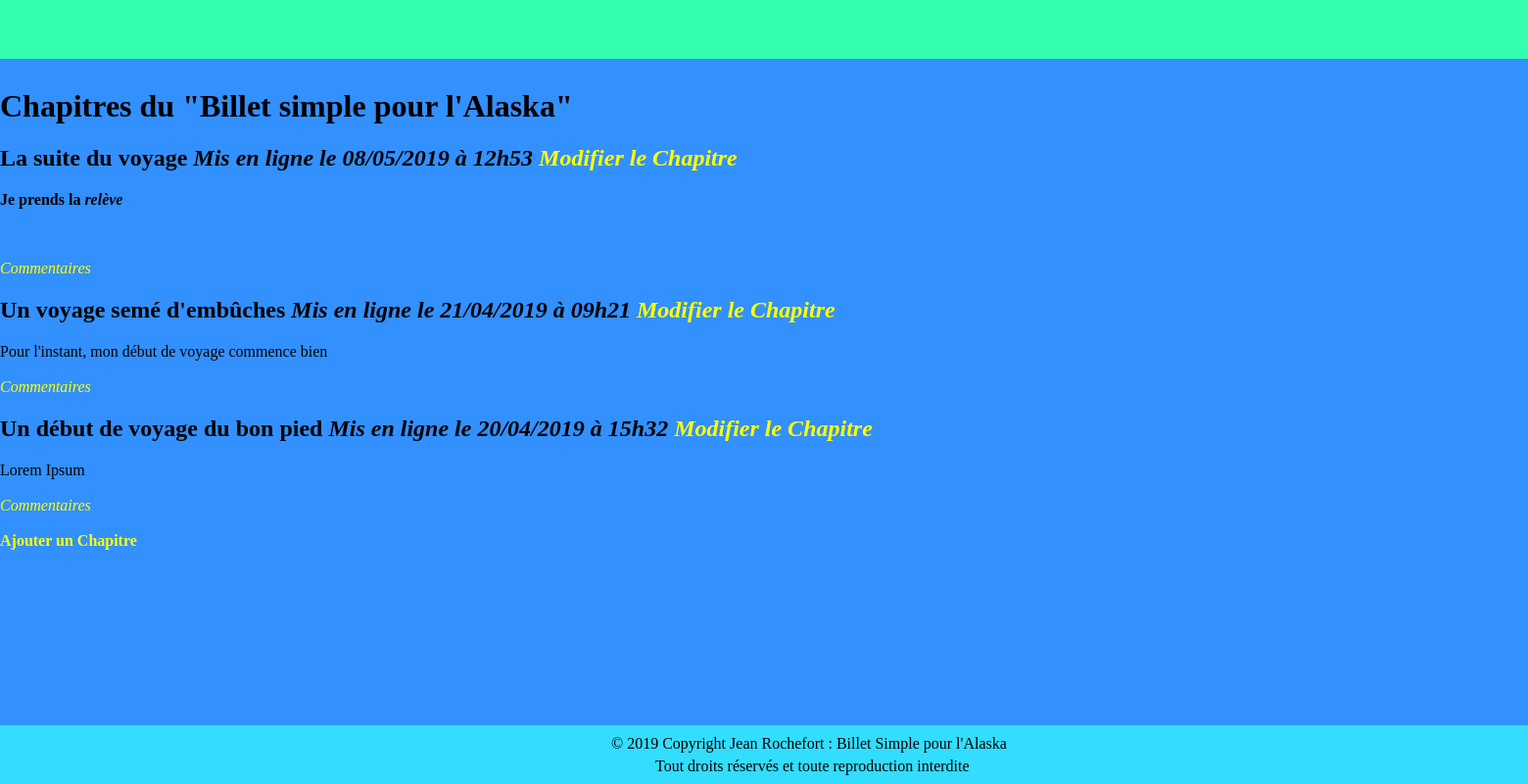
Before: / with the older database file.
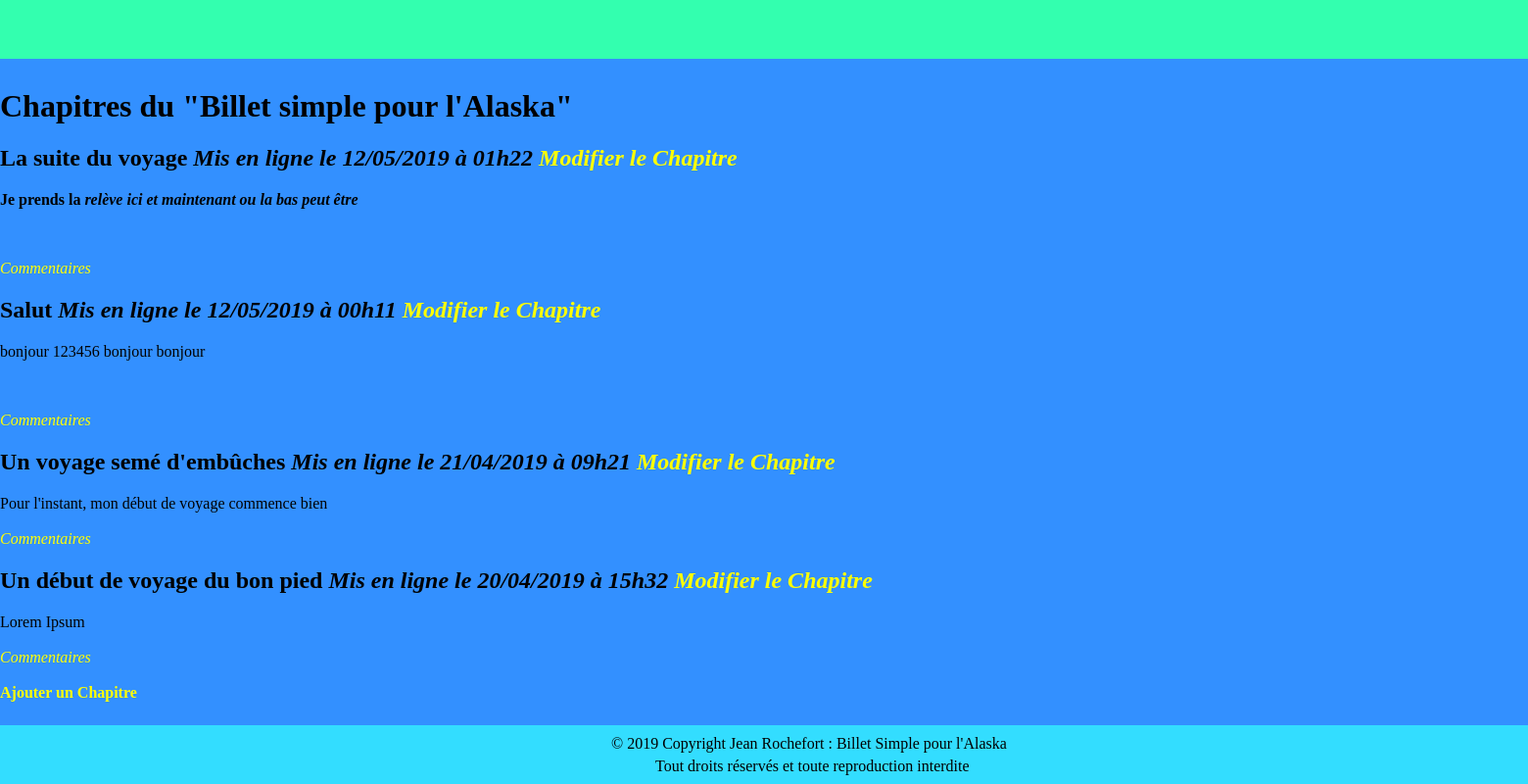
After: the same page with the newer database file.
### tables this page shows
CREATE TABLE IF NOT EXISTS `post` (
  `id` int(11) NOT NULL AUTO_INCREMENT,
  `FK_admin` int(11) NOT NULL,
  `title` varchar(255) NOT NULL,
  `content` text NOT NULL,
  `state` tinyint(1) NOT NULL DEFAULT '1',
  `date_hours` datetime NOT NULL,
  PRIMARY KEY (`id`),
  KEY `FK_admin` (`id`)
);

### controller/Chapter_frontend.php (called while the page is built, shortened)
<?php
require_once('model/ChapterConnexion.php');
class ChapterController
{
	public function listChapter()
	{
		$postManager = new \OpenClassrooms\projetopenclassroom\model\ChapterConnexion();
		$posts = $postManager->getPosts();
		require('view/listChapters.php');
	}
}

### model/ChapterConnexion.php (called while the page is built, shortened)
<?php
class ChapterConnexion extends Connexion
{
	public function getPosts()
	{
		$db = $this->dbConnect();
		$req = $db->query('SELECT id, title, content, DATE_FORMAT(date_hours, \'%d/%m/%Y à %Hh%i\') AS date_fr FROM post WHERE state = TRUE ORDER BY date_hours DESC LIMIT 0, 5 ') ;
		return $req;
	}
}

### view/listChapters.php (the view, shortened to what this page needs)
<?php require('header.php'); ?>
<h1 class="parution">Chapitres du "Billet simple pour l'Alaska" </h1>
<?php
while ($data = $posts->fetch())
{
?>
	<div class="chapter">
		<h2>
			<?= htmlspecialchars($data['title']) ?>
			<em> Mis en ligne le <?= $data['date_fr'] ?></em> <em><a href="index.php?action=editChapter&amp;id=<?= $data['id'] ?>"> Modifier le Chapitre</a></em>
		</h2>
			<?= nl2br($data['content']) ?>
			<br /><br />
			<em><a href="index.php?action=post&amp;id=<?= $data['id'] ?>">Commentaires</a></em>
	</div>
<?php
}
?>
<div>
	<br />
	<strong><a href="index.php?action=addChapter">Ajouter un Chapitre</a></strong>
</div>
<?php require('footer.php'); ?>
<?php require('template.php'); ?>

Changed rows visible on the page:
changed post "La suite du voyage": date_fr "08/05/2019 à 12h53" → "12/05/2019 à 01h22"; content "Je prends la relève" → "Je prends la relève ici et maintenant ou la bas peut être"
added post: title "Salut", date_fr "12/05/2019 à 00h11", content "bonjour 123456 bonjour bonjour"
